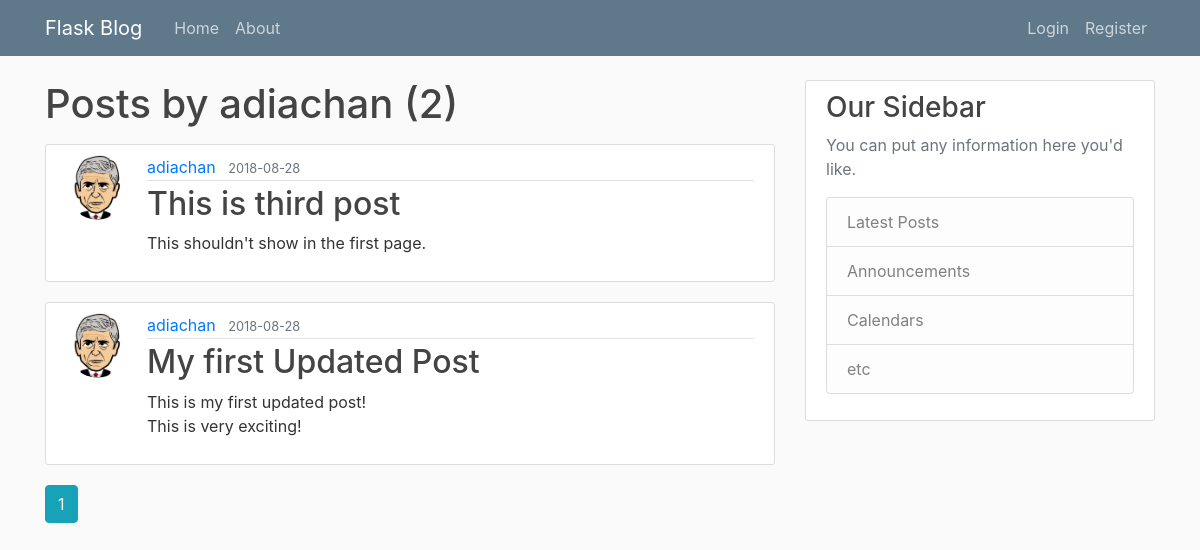
/user/adiachan, run on the app's committed database.
### flaskblog/models.py (models this page shows, shortened)
class User(db.Model, UserMixin):
    id = db.Column(db.Integer, primary_key=True)
    username = db.Column(db.String(20), unique=True, nullable=False)
    email = db.Column(db.String(120), unique=True, nullable=False)
    image_file = db.Column(db.String(20), nullable=False, default='default.jpg')
    password = db.Column(db.String(60), nullable=False)
    posts = db.relationship('Post', backref='author', lazy=True)

class Post(db.Model):
    id = db.Column(db.Integer, primary_key=True)
    title = db.Column(db.String(100), nullable=False)
    date_posted = db.Column(db.DateTime, nullable=False, default=datetime.utcnow)
    content = db.Column(db.Text, nullable=False)
    user_id = db.Column(db.Integer, db.ForeignKey('user.id'), nullable=False)

### flaskblog/routes.py (the view)
@app.route("/user/<string:username>")
def user_posts(username):
    page = request.args.get('page', 1, type=int)
    user = User.query.filter_by(username=username).first_or_404()
    posts = Post.query.filter_by(author=user)\
        .order_by(Post.date_posted.desc())\
        .paginate(page=page, per_page=2)
    return render_template('user_posts.html', posts=posts, user=user)

### flaskblog/templates/user_posts.html (shortened to what this page needs)
{% extends "layout.html" %}
{% block content %}
    <h1 class="mb-3">Posts by {{ user.username }} ({{ posts.total }})</h1>
    {% for post in posts.items %}
        <article class="media content-section">
          <img class= "rounded-circle article-img" src="{{ url_for('static', filename='profile_pics/' + post.author.image_file) }}">
          <div class="media-body">
            <div class="article-metadata">
              <a class="mr-2" href="{{ url_for('user_posts', username=post.author.username) }}">{{ post.author.username }}</a>
              <small class="text-muted">{{ post.date_posted.strftime('%Y-%m-%d') }}</small>
            </div>
            <h2><a class="article-title" href="{{ url_for('post', post_id=post.id) }}">{{ post.title }}</a></h2>
            <p class="article-content">{{ post.content }}</p>
          </div>
        </article>
     {% endfor %}
     {% for page_num in posts.iter_pages(left_edge=1, right_edge=1, left_current=1, right_current=2) %}
       {% if page_num %}
        {% if posts.page == page_num %}
          <a class="btn btn-info mb-4" href="{{ url_for('user_posts', username=user.username, page=page_num) }}">{{ page_num }}</a>
        {% else %}
          <a class="btn btn-outline-info mb-4" href="{{ url_for('user_posts', username=user.username, page=page_num) }}">{{ page_num }}</a>
        {% endif %}
       {% endif %}
     {% endfor %}
{% endblock content %}

### flaskblog/templates/layout.html (shortened to what this page needs)
<!DOCTYPE html>
<html>
<head>
    <link rel="stylesheet" href="https://stackpath.bootstrapcdn.com/bootstrap/4.1.3/css/bootstrap.min.css">
    <link rel="stylesheet" type="text/css" href="{{ url_for('static', filename='main.css') }}">
</head>
<body>
    <header class="site-header">
      <nav class="navbar navbar-expand-md navbar-dark bg-steel fixed-top">
        <div class="container">
          <a class="navbar-brand mr-4" href="/">Flask Blog</a>
          <div class="collapse navbar-collapse" id="navbarToggle">
            <div class="navbar-nav mr-auto">
              <a class="nav-item nav-link" href="{{ url_for('home') }}">Home</a>
              <a class="nav-item nav-link" href="{{ url_for('about') }}">About</a>
            </div>
            <div class="navbar-nav">
              {% if current_user.is_authenticated %}
                <a class="nav-item nav-link" href="{{ url_for('new_post') }}">New Post</a>
                <a class="nav-item nav-link" href="{{ url_for('account') }}">Account</a>
                <a class="nav-item nav-link" href="{{ url_for('logout') }}">Logout</a>
              {% else %}
                <a class="nav-item nav-link" href="{{ url_for('login') }}">Login</a>
                <a class="nav-item nav-link" href="{{ url_for('register') }}">Register</a>
              {% endif %}
            </div>
          </div>
        </div>
      </nav>
    </header>
    <main role="main" class="container">
      <div class="row">
        <div class="col-md-8">
          {% block content %}{% endblock %}
        </div>
        <div class="col-md-4">
          <div class="content-section">
            <h3>Our Sidebar</h3>
            <p class='text-muted'>You can put any information here you'd like.
              <ul class="list-group">
                <li class="list-group-item list-group-item-light">Latest Posts</li>
                <li class="list-group-item list-group-item-light">Announcements</li>
                <li class="list-group-item list-group-item-light">Calendars</li>
                <li class="list-group-item list-group-item-light">etc</li>
              </ul>
            </p>
          </div>
        </div>
      </div>
    </main>
  </body>
</body>
</html>

### flaskblog/static/main.css (style rules this page uses)
body { background: #fafafa; color: #333333; margin-top: 5rem; }
h1, h2, h3, h4, h5, h6 { color: #444444; }
.bg-steel { background-color: #5f788a; }
.site-header .navbar-nav .nav-link { color: #cbd5db; }
.content-section { background: #ffffff; padding: 10px 20px; border: 1px solid #dddddd; border-radius: 3px; margin-bottom: 20px; }
.article-title { color: #444444; }
.article-content { white-space: pre-line; }
.article-img { height: 65px; width: 65px; margin-right: 16px; }
.article-metadata { padding-bottom: 1px; margin-bottom: 4px; border-bottom: 1px solid #e3e3e3 }

### data on the page
User: username "adiachan"
Post: image_file (picture), author.username "adiachan", date_posted "2018-08-28", title "This is third post", content "This shouldn't show in the first page."
Post: image_file (picture), author.username "adiachan", date_posted "2018-08-28", title "My first Updated Post", content "This is my first updated post! This is very exciting!"

### other printed values
{{ posts.total }} "2"
{{ page_num }} "1"
